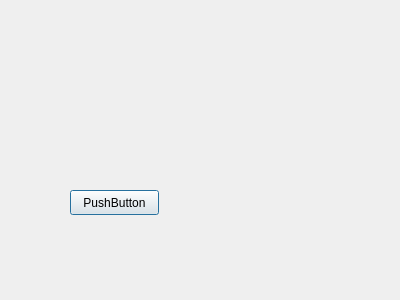
<?xml version="1.0" encoding="UTF-8"?>
<ui version="4.0">
 <class>mainhub</class>
 <widget class="QDialog" name="mainhub">
  <property name="geometry">
   <rect>
    <x>0</x>
    <y>0</y>
    <width>400</width>
    <height>300</height>
   </rect>
  </property>
  <property name="windowTitle">
   <string>Dialog</string>
  </property>
  <widget class="QPushButton" name="pushButton">
   <property name="geometry">
    <rect>
     <x>70</x>
     <y>190</y>
     <width>89</width>
     <height>25</height>
    </rect>
   </property>
   <property name="text">
    <string>PushButton</string>
   </property>
  </widget>
 </widget>
 <resources/>
 <connections/>
</ui>
